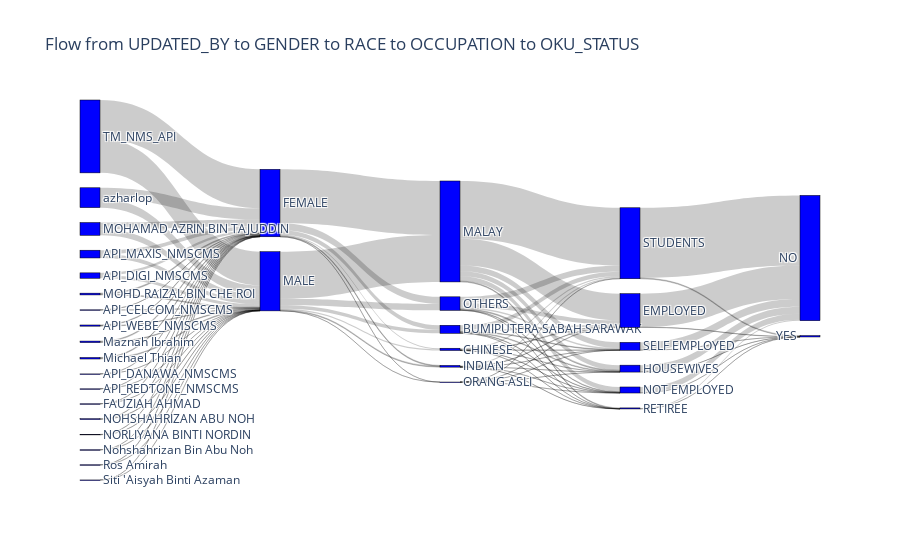

Notebook code for this chart:
### Code cell
import pandas as pd
import plotly.graph_objects as go

# Load data
df = pd.read_csv('dataMCMC.csv')
df['source'] = df['CREATED_BY'].apply(lambda x: 'API' if 'API' in str(x).upper() else 'MANUAL')

# Helper function to build a Sankey diagram
def create_sankey(df, cols, title="Sankey Diagram"):
    labels = []
    label_index = {}
    source = []
    target = []
    value = []

    for i in range(len(cols) - 1):
        group = df.groupby([cols[i], cols[i+1]]).size().reset_index(name='count')
        for _, row in group.iterrows():
            src, tgt, cnt = row[cols[i]], row[cols[i+1]], row['count']

            for val in [src, tgt]:
                if val not in label_index:
                    label_index[val] = len(labels)
                    labels.append(val)

            source.append(label_index[src])
            target.append(label_index[tgt])
            value.append(cnt)

    # Create Sankey plot
    fig = go.Figure(data=[go.Sankey(
        node=dict(
            pad=15,
            thickness=20,
            line=dict(color="black", width=0.5),
            label=labels,
            color="blue"
        ),
        link=dict(
            source=source,
            target=target,
            value=value
        ))])

    fig.update_layout(title_text=title, font_size=12)
    fig.write_html('sankey2.html')
    fig.show()


# 📊 Sankey 2: UPDATED_BY → GENDER → RACE → OCCUPATION → OKU_STATUS
create_sankey(
    df,
    cols=['UPDATED_BY', 'GENDER', 'RACE', 'OCCUPATION', 'OKU_STATUS'],
    title="Flow from UPDATED_BY to GENDER to RACE to OCCUPATION to OKU_STATUS"
)

### Figure 1 — Plotly figure (JSON) as saved in the notebook; plotly's stock layout.template omitted (floating-point values rounded to 4 significant figures)
{"data": [{"link": {"source": [0, 0, 3, 3, 4, 4, 5, 5, 6, 6, 7, 7, 8, 8, 9, 9, 10, 10, 11, 11, 12, 12, 13, 13, 14, 14, 15, 15, 16, 16, 17, 17, 18, 18, 19, 19, 1, 1, 1, 1, 1, 1, 2, 2, 2, 2, 2, 2, 20, 20, 20, 20, 20, 20, 21, 21, 21, 21, 21, 21, 22, 22, 22, 22, 22, 22, 23, 23, 23, 23, 23, 23, 24, 24, 24, 24, 24, 25, 25, 25, 25, 25, 25, 26, 26, 27, 27, 28, 28, 29, 29, 30, 30, 31, 31], "target": [1, 2, 1, 2, 1, 2, 1, 2, 1, 2, 1, 2, 1, 2, 1, 2, 1, 2, 1, 2, 1, 2, 1, 2, 1, 2, 1, 2, 1, 2, 1, 2, 1, 2, 1, 2, 20, 21, 22, 23, 24, 25, 20, 21, 22, 23, 24, 25, 26, 27, 28, 29, 30, 31, 26, 27, 28, 29, 30, 31, 26, 27, 28, 29, 30, 31, 26, 27, 28, 29, 30, 31, 26, 27, 28, 30, 31, 26, 27, 28, 29, 30, 31, 32, 33, 32, 33, 32, 33, 32, 33, 32, 33, 32, 33], "value": [1419, 1281, 30, 36, 24880, 30741, 40447, 39764, 267, 365, 6394, 5861, 185, 170, 68743, 63301, 10214, 8072, 9040, 6555, 7361, 8439, 4290, 3676, 2632, 2102, 636, 566, 1533, 1346, 223, 218, 404192, 348928, 114906, 90252, 45787, 11278, 9139, 557393, 765, 73030, 37594, 12180, 8840, 485686, 585, 66788, 17607, 7342, 4210, 578, 6385, 47259, 5745, 747, 1896, 260, 1689, 13121, 4250, 657, 886, 179, 574, 11433, 275721, 52810, 49839, 8547, 58195, 597967, 376, 95, 83, 118, 678, 45445, 9886, 5488, 1053, 14783, 63163, 345855, 3289, 71152, 385, 61683, 719, 10532, 85, 80741, 1003, 725156, 8465]}, "node": {"color": "blue", "label": ["API_CELCOM_NMSCMS", "FEMALE", "MALE", "API_DANAWA_NMSCMS", "API_DIGI_NMSCMS", "API_MAXIS_NMSCMS", "API_REDTONE_NMSCMS", "API_WEBE_NMSCMS", "FAUZIAH AHMAD", "MOHAMAD AZRIN BIN TAJUDDIN", "MOHD RAIZAL BIN CHE ROI", "Maznah Ibrahim", "Michael Thian", "NOHSHAHRIZAN ABU NOH", "NORLIYANA BINTI NORDIN", "Nohshahrizan Bin Abu Noh", "Ros Amirah", "Siti 'Aisyah Binti Azaman", "TM_NMS_API", "azharlop", "BUMIPUTERA SABAH SARAWAK", "CHINESE", "INDIAN", "MALAY", "ORANG ASLI", "OTHERS", "EMPLOYED", "HOUSEWIVES", "NOT EMPLOYED", "RETIREE", "SELF EMPLOYED", "STUDENTS", "NO", "YES"], "line": {"color": "black", "width": 0.5}, "pad": 15, "thickness": 20}, "type": "sankey"}], "layout": {"font": {"size": 12}, "title": {"text": "Flow from UPDATED_BY to GENDER to RACE to OCCUPATION to OKU_STATUS"}}}
